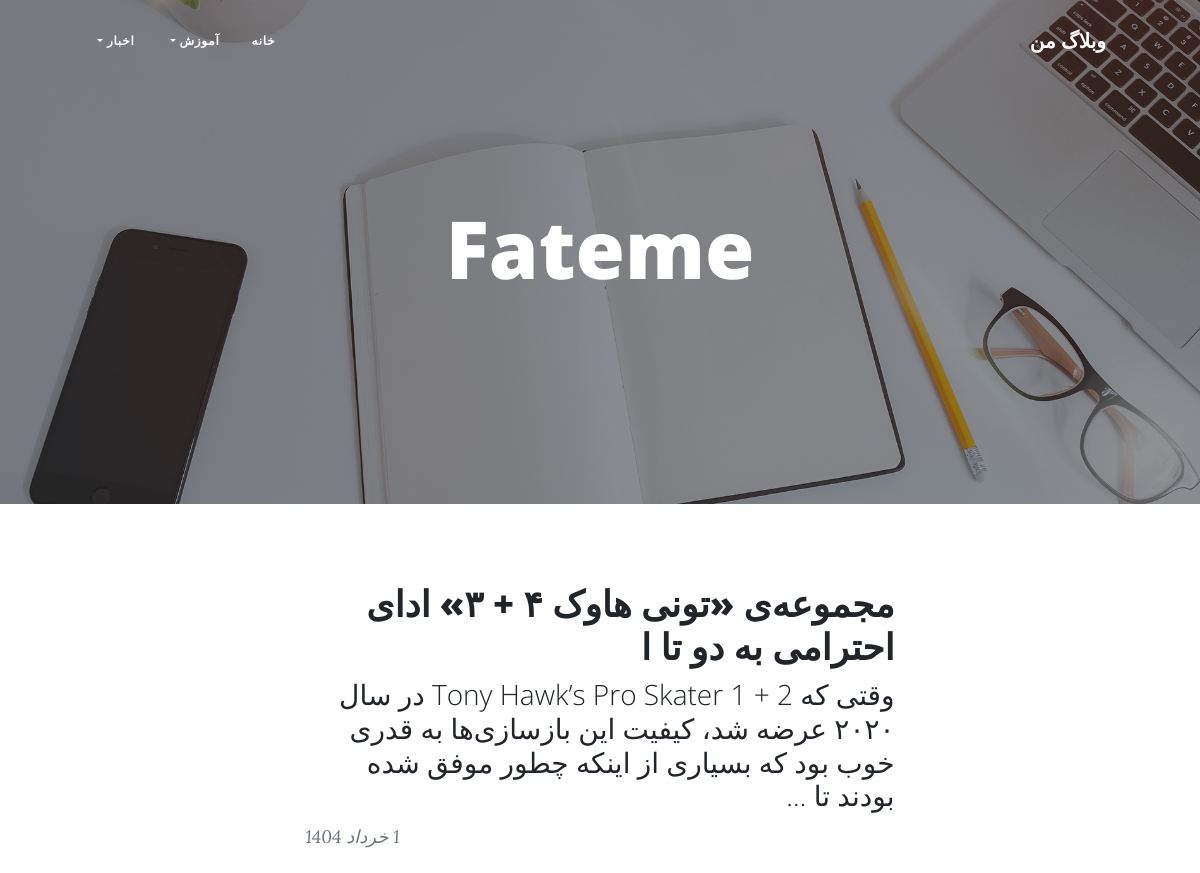
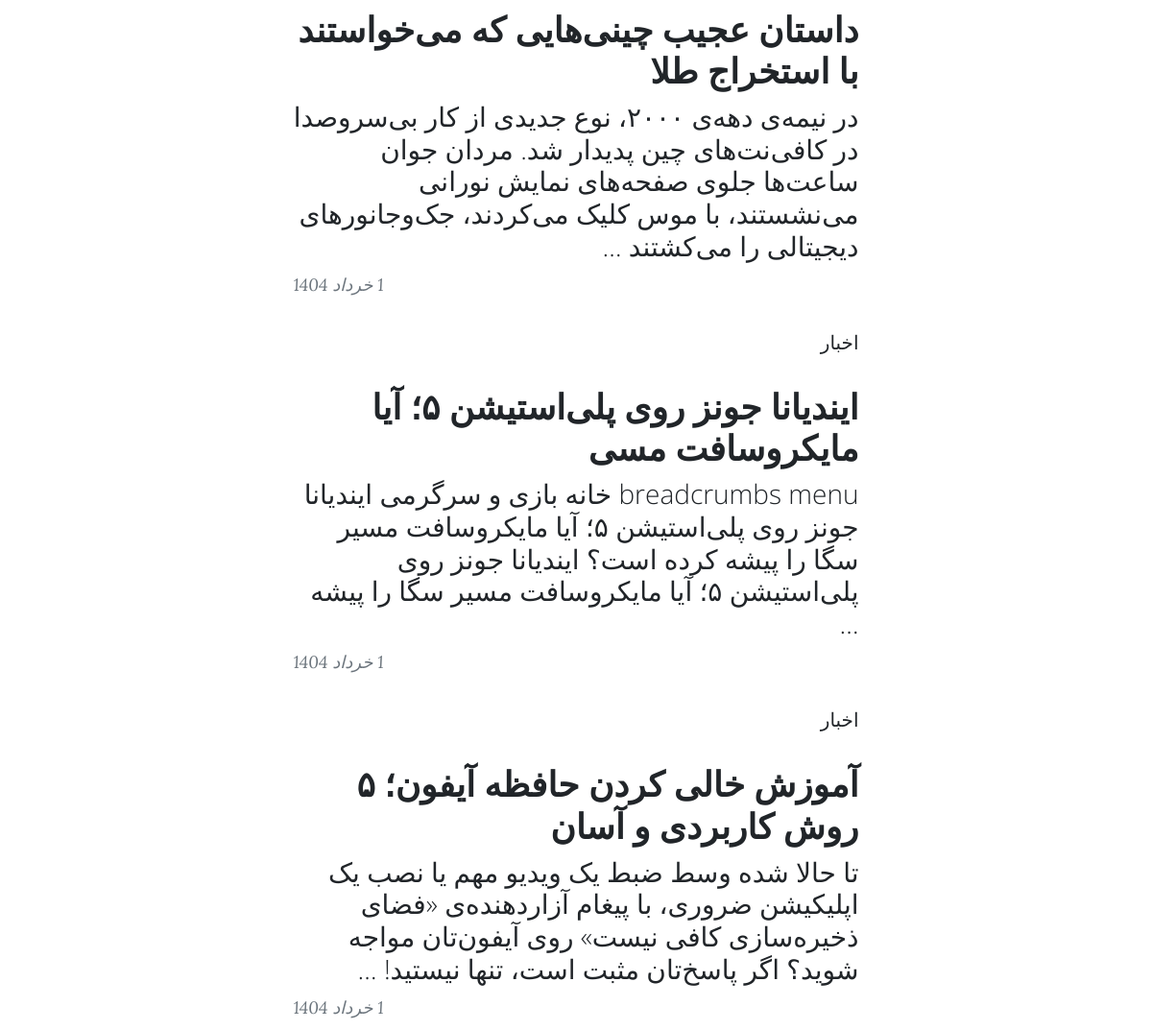
The app's page /page/3 (upper part), older data (2 pictures, top to bottom).
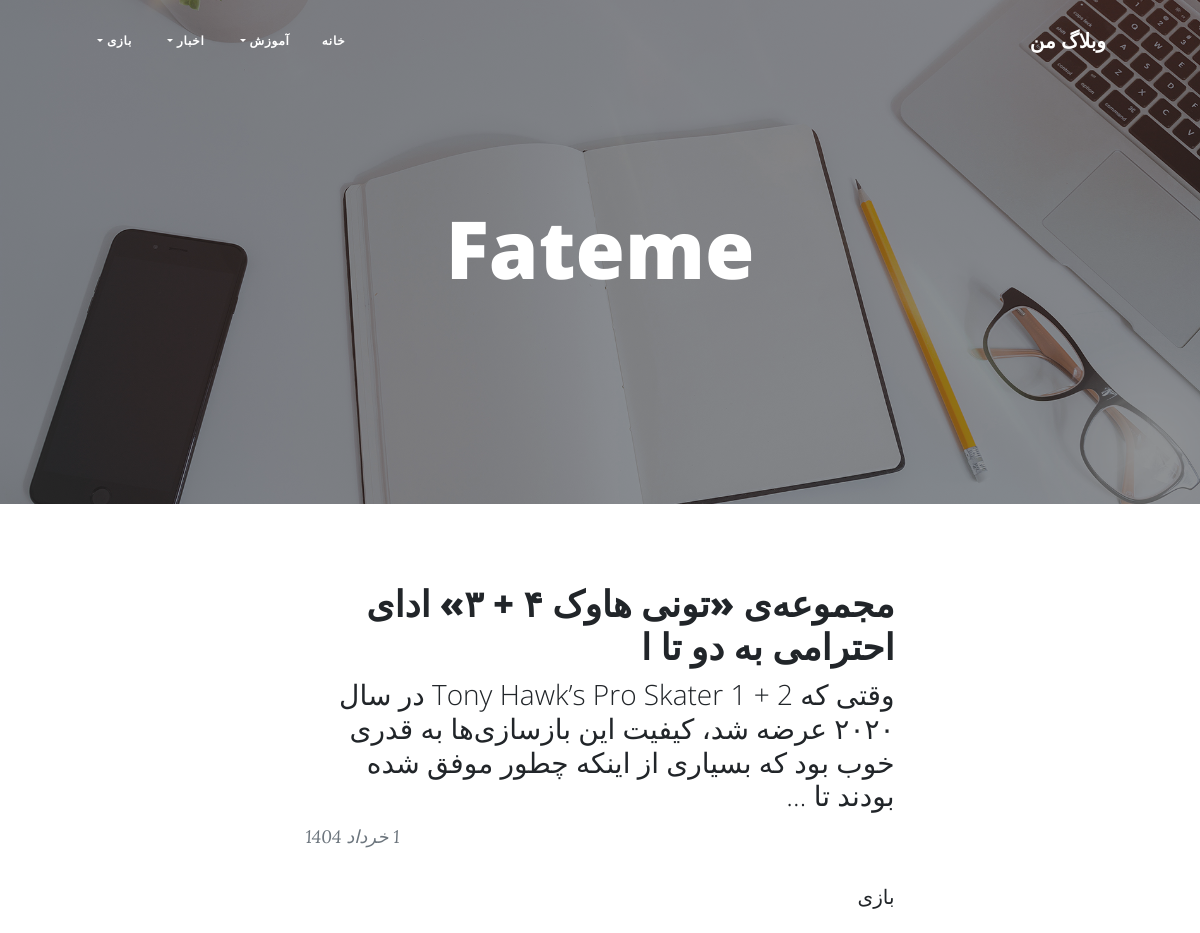
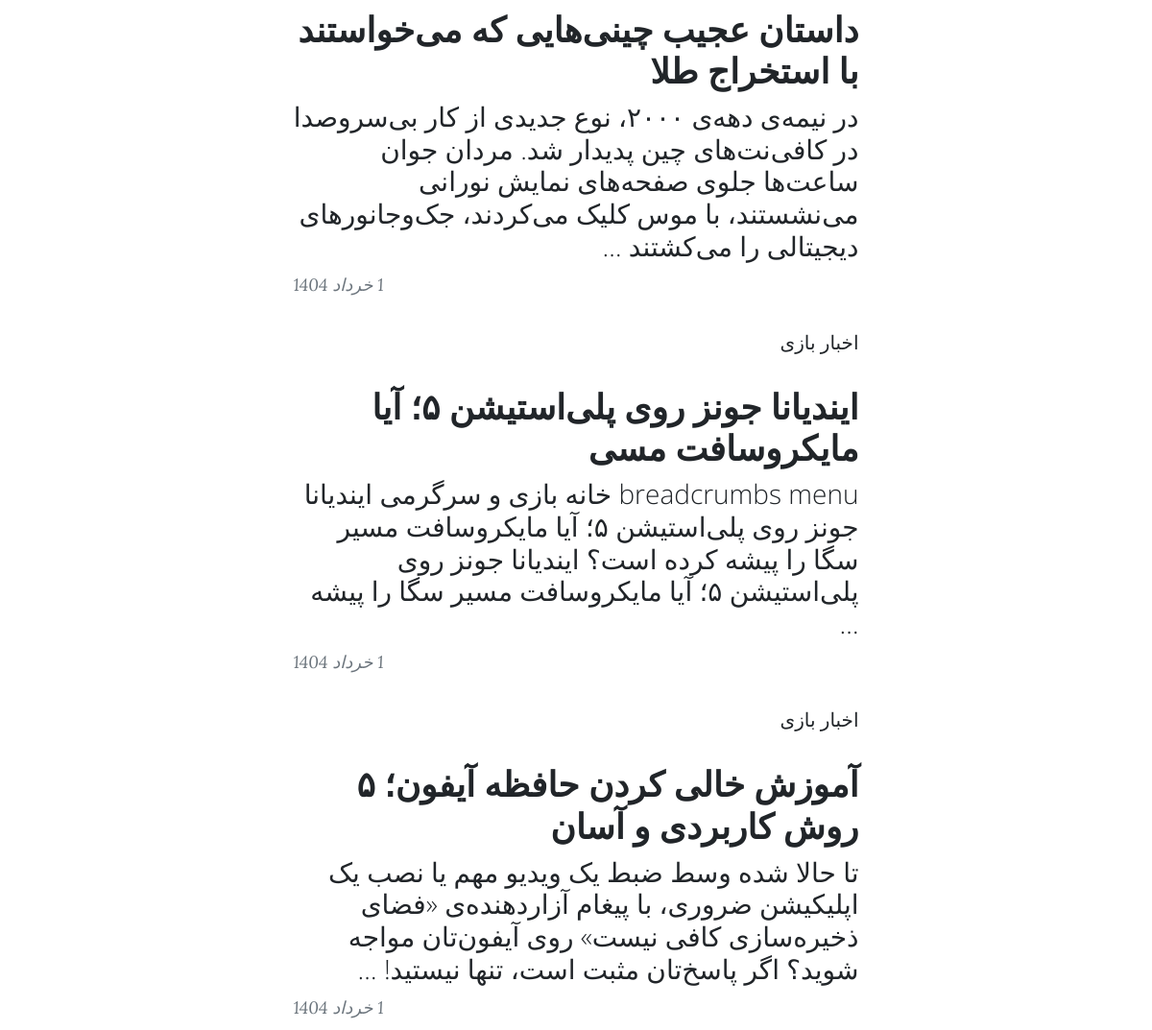
The same page, newer data (2 pictures, top to bottom).
### blog/models.py (models this page shows, shortened)
class category(models.Model):
    parent = models.ForeignKey('self', default=None, null=True, blank=True, on_delete=models.SET_NULL, related_name='children', verbose_name='عبارت زیر دسته') #self points to category model
    title = models.CharField(max_length=50, verbose_name=" عنوان دسته بندی")
    slug = models.SlugField(max_length=100, unique=True, verbose_name="اسلاگ")
    status = models.BooleanField(default=True, verbose_name="آیا نمایش داده شود؟")
    position = models.IntegerField(verbose_name='پوزیشن')
    class Meta:
        verbose_name = "دسته بندی"
        verbose_name_plural = "دسته بندی ها"
        ordering = ['parent__id','position']
    objects = CategoryManager()

class article(models.Model):
    STATUS_CHOICES = (
        ('D', 'Draft'),
        ('P', 'Published')
    )
    title = models.CharField(max_length=50, verbose_name="عنوان")
    slug = models.SlugField(max_length=100, unique=True, verbose_name="اسلاگ") #اون بخشی از url که تغییر میکنه رو میگیم اسلاگ
    category = models.ManyToManyField(category, verbose_name="دسته بندی", related_name='articles')
    description = models.TextField(verbose_name="توضیحات")
    thumbnail = models.ImageField(upload_to='images', verbose_name="عکس بندانگشتی")
    publish = models.DateTimeField(default=timezone.now, verbose_name="تاریخ انتشار")
    created = models.DateTimeField(auto_now_add=True, verbose_name="تاریخ ساخت")
    updated = models.DateTimeField(auto_now=True, verbose_name="تاریخ آپدیت")
    status = models.CharField(max_length=1, choices=STATUS_CHOICES, verbose_name="وضعیت")
    class Meta:
        verbose_name = "مقاله"
        verbose_name_plural = "مقاله ها"
        ordering = ['publish']
    def jpublish(self):
        return jalaliConvertor(self.publish)
    objects = ArticleManager()
    def categorypublished(self):
        return self.category.filter(status = True)

### blog/views.py (the view)
# urls.py: path('', ArticleList.as_view(), name='home'),
class ArticleList(ListView):
    context_object_name = 'articles'
    queryset = article.objects.published()
    paginate_by = 4

### blog/models.py (called while the page is built)
    def CategoryStatus(self):
        return self.filter(status=True)

### blog/templatetags/basetags.py (called while the page is built)
@register.simple_tag
def title():
    return "وبلاگ من"

@register.inclusion_tag("blog/partials/category_navbar.html")
def category_navbar():
    return {
        "category" : category.objects.filter(status=True)
    }

### extensions/jalali.py (called while the page is built)
    def persian_tuple(self):
        return self.persian_year, self.persian_month, self.persian_day

### extensions/utils.py (called while the page is built)
def jalaliConvertor(time):
    jmonth = [
        "فروردین",
        "اردیبهشت",
        "خرداد",
        "تیر",
        "مرداد",
        "شهریور",
        "مهر",
        "آبان",
        "آذر",
        "دی",
        "بهمن",
        "اسفند",
    ]
    time_to_str = "{},{},{}".format(time.year, time.month, time.day)
    time_to_tuple = jalali.Gregorian(time_to_str).persian_tuple()
    time_to_list = list(time_to_tuple)
    for index,month in enumerate(jmonth):
        if time_to_list[1] == index+1:
            time_to_list[1] = month
            break
    output = "{} {} {}".format(
        time_to_list[2],
        time_to_list[1],
        time_to_list[0],)
    return output

### blog/templates/blog/article_list.html (shortened to what this page needs)
{% extends 'blog/base.html' %}
{% load static %}
{% block main %}
<header class="masthead" style="background-image: url({% static 'assets/img/home-bg.jpg' %})">
    <div class="container position-relative px-4 px-lg-5">
        <div class="row gx-4 gx-lg-5 justify-content-center">
            <div class="col-md-10 col-lg-8 col-xl-7">
                <div class="site-heading">
                    <h1>Fateme</h1>
                </div>
            </div>
        </div>
    </div>
</header>
        <div class="container px-4 px-lg-5">
            <div class="row gx-4 gx-lg-5 justify-content-center">
                <div class="col-md-10 col-lg-8 col-xl-7">
                    {% for article in articles %}
                    <div class="post-preview">
                        <a href="{% url 'blog:post' article.slug %}">
                            <h2 class="post-title">{{article.title}}</h2>
                            <h3 class="post-subtitle">{{article.description|truncatewords:30}}</h3>
                        </a>
                        <p class="post-meta">
                            {{article.jpublish}}
                        </p>
                        <div>
                            {% for cat in article.categorypublished.all %}
                            <a href="{% url 'blog:category' slug=cat.slug page=1 %}">{{cat.title}}</a>
                            {% endfor %}
                        </div>
                    </div>
                    {% endfor %}
                </div>
            </div>
        </div>
{% endblock %}

### blog/templates/blog/base.html (shortened to what this page needs)
{% load static %}
{% load basetags%}
<!DOCTYPE html>
<html lang="en">
    <head>
        <link href="{% static 'css/styles.css' %}" rel="stylesheet" />
        <link href="{% static 'css/rtl.css' %}" rel="stylesheet" />
    </head>
    <body>
        <nav class="navbar navbar-expand-lg navbar-light" id="mainNav">
            <div class="container px-4 px-lg-5">
                <a class="navbar-brand" href={% url 'blog:home'%}>{% title %}</a>
                {% category_navbar %}
            </div>
        </nav>
{% block main %}
{% endblock %}
    </body>
</html>

### blog/templates/blog/partials/category_navbar.html (shortened to what this page needs)
{% load static %}
<link href="{% static 'css/navstyle.css' %}" rel="stylesheet" />
<div class="collapse navbar-collapse" id="navbarResponsive">
  <ul class="navbar-nav ms-auto py-4 py-lg-0">
    <li class="nav-item">
      <a class="nav-link px-lg-3 py-3 py-lg-4" href="{% url 'blog:home' %}">خانه</a>
    </li>
    {% for cat in category %}
      {% if cat.parent == None %}
        <li class="nav-item dropdown">
          <a class="nav-link px-lg-3 py-3 py-lg-4 dropdown-toggle" href="{% url 'blog:category' slug=cat.slug page=1 %}" data-bs-toggle="dropdown">
            {{ cat.title }}
          </a>
          {% if cat.children.CategoryStatus %}
            {% for child in cat.children.CategoryStatus %}
                {% if child.children.CategoryStatus %}
                  {% include 'blog/partials/category_loop.html' with category=child %}
                {% endif %}
            {% endfor %}
          {% endif %}
        </li>
      {% endif %}
    {% endfor %}
  </ul>
</div>

### blog/templates/blog/partials/category_loop.html (shortened to what this page needs)
{% load static %}
<link href="{% static 'css/navstyle.css' %}" rel="stylesheet" />
  {% for cat in cat.children.CategoryStatus %}
      {% if cat.children.CategoryStatus %}
        {% include 'blog/partials/category_loop.html' %}
      {% endif %}
  {% endfor %}

### blog/static/css/rtl.css (style rules this page uses)
body { direction: rtl; text-align: right; }
.navbar-nav { margin-left: initial !important; margin-right: auto; }
.post-meta { text-align: left; }

Row changes from the older to the newer data that the page shows:
now on this page (row edited): category: title "بازی"
